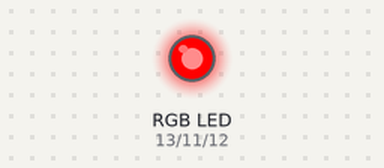
The sketch below on a simulated Arduino Uno, built with avr-gcc and run on an emulated ATmega328P. Parts: an RGB LED mixed from three pins (HIGH = lit).

Above: at 0.5 s.
At 1.5 s:
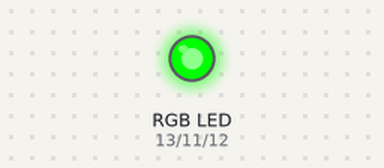
At 5.5 s:
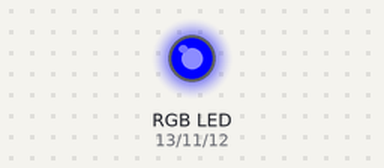
Timing chart, 0 to 6.9 s (numbered marks = the images above):
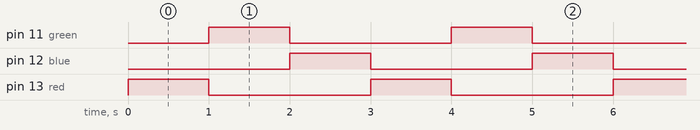

Measured:
- by itself, pin 11 (green), pin 12 (blue), pin 13 (red): alternates HIGH for 1.0 s and LOW for 2.0 s
- by itself, everything shown: repeats every 3.0 s, in 4 steps

The sketch:

rgb_led_blinking1.ino
```cpp
int red = 13, green = 11, blue = 12;
void setup(){

  pinMode(red,OUTPUT);
  pinMode(green,OUTPUT);
  pinMode(blue,OUTPUT);

}

void loop(){

  RGB_Blinking();
}

void RGB_Blinking(){

 digitalWrite(red,HIGH);
 delay(1000);
 digitalWrite(red,LOW);


 digitalWrite(green,HIGH);
 delay(1000);
 digitalWrite(green,LOW);


 digitalWrite(blue,HIGH);
 delay(1000);
 digitalWrite(blue,LOW);


}
```
